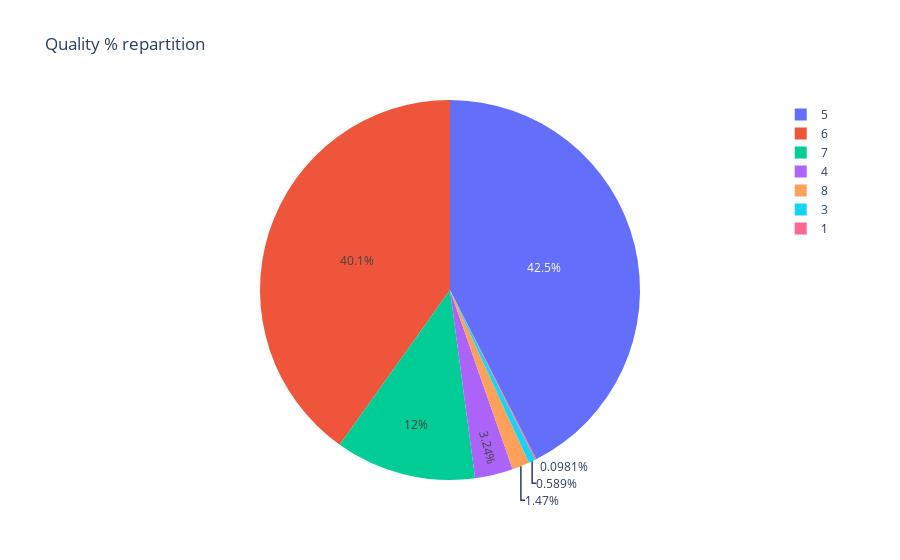

This figure's notebook cell:
### Markdown cell above
#### Repartition

### Code cell
fig = px.pie(data.groupby(["quality"]).count().reset_index(), 
            names="quality", 
            values="alcohol",
            title="Quality % repartition")
fig.show()

### Figure 1 — Plotly figure (JSON) as saved in the notebook; plotly's stock layout.template omitted (floating-point values rounded to 4 significant figures)
{"data": [{"domain": {"x": [0, 1], "y": [0, 1]}, "hovertemplate": "quality=%{label}<br>alcohol=%{value}<extra></extra>", "labels": [1, 3, 4, 5, 6, 7, 8], "legendgroup": "", "name": "", "showlegend": true, "type": "pie", "values": [1, 6, 33, 433, 409, 122, 15]}], "layout": {"legend": {"tracegroupgap": 0}, "title": {"text": "Quality % repartition"}}}
